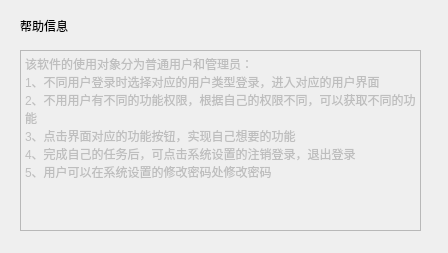
<?xml version="1.0" encoding="UTF-8"?>
<ui version="4.0">
 <class>help</class>
 <widget class="QDialog" name="help">
  <property name="geometry">
   <rect>
    <x>0</x>
    <y>0</y>
    <width>448</width>
    <height>253</height>
   </rect>
  </property>
  <property name="windowTitle">
   <string>企业人事管理系统</string>
  </property>
  <widget class="QTextEdit" name="helpTextEdit">
   <property name="enabled">
    <bool>false</bool>
   </property>
   <property name="geometry">
    <rect>
     <x>20</x>
     <y>50</y>
     <width>401</width>
     <height>181</height>
    </rect>
   </property>
   <property name="html">
    <string>&lt;!DOCTYPE HTML PUBLIC &quot;-//W3C//DTD HTML 4.0//EN&quot; &quot;http://www.w3.org/TR/REC-html40/strict.dtd&quot;&gt;
&lt;html&gt;&lt;head&gt;&lt;meta name=&quot;qrichtext&quot; content=&quot;1&quot; /&gt;&lt;style type=&quot;text/css&quot;&gt;
p, li { white-space: pre-wrap; }
&lt;/style&gt;&lt;/head&gt;&lt;body style=&quot; font-family:'SimSun'; font-size:9pt; font-weight:400; font-style:normal;&quot;&gt;
&lt;p style=&quot; margin-top:0px; margin-bottom:0px; margin-left:0px; margin-right:0px; -qt-block-indent:0; text-indent:0px;&quot;&gt;该软件的使用对象分为普通用户和管理员：&lt;/p&gt;
&lt;p style=&quot; margin-top:0px; margin-bottom:0px; margin-left:0px; margin-right:0px; -qt-block-indent:0; text-indent:0px;&quot;&gt;1、不同用户登录时选择对应的用户类型登录，进入对应的用户界面&lt;/p&gt;
&lt;p style=&quot; margin-top:0px; margin-bottom:0px; margin-left:0px; margin-right:0px; -qt-block-indent:0; text-indent:0px;&quot;&gt;2、不用用户有不同的功能权限，根据自己的权限不同，可以获取不同的功能&lt;/p&gt;
&lt;p style=&quot; margin-top:0px; margin-bottom:0px; margin-left:0px; margin-right:0px; -qt-block-indent:0; text-indent:0px;&quot;&gt;3、点击界面对应的功能按钮，实现自己想要的功能&lt;/p&gt;
&lt;p style=&quot; margin-top:0px; margin-bottom:0px; margin-left:0px; margin-right:0px; -qt-block-indent:0; text-indent:0px;&quot;&gt;4、完成自己的任务后，可点击系统设置的注销登录，退出登录&lt;/p&gt;
&lt;p style=&quot; margin-top:0px; margin-bottom:0px; margin-left:0px; margin-right:0px; -qt-block-indent:0; text-indent:0px;&quot;&gt;5、用户可以在系统设置的修改密码处修改密码&lt;/p&gt;&lt;/body&gt;&lt;/html&gt;</string>
   </property>
  </widget>
  <widget class="QLabel" name="helpLabel">
   <property name="geometry">
    <rect>
     <x>20</x>
     <y>10</y>
     <width>81</width>
     <height>31</height>
    </rect>
   </property>
   <property name="text">
    <string>帮助信息</string>
   </property>
  </widget>
 </widget>
 <resources/>
 <connections/>
</ui>
